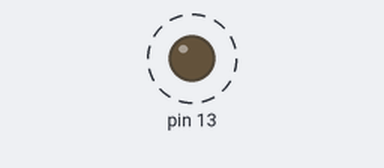
The sketch below on a simulated Arduino Uno, built with avr-gcc and run on an emulated ATmega328P. Shown: output pins drawn as LEDs (lit = HIGH). Dashed ring = blinking.

Above: at 0.19 s.
Timing chart, 0 to 3.0 s (numbered marks = the images above):
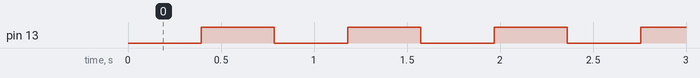

Measured:
- by itself, pin 13: alternates HIGH for 0.39 s and LOW for 0.39 s

The sketch:

pranali_02.ino
```cpp
volatile  char* IOPortB = (char*)0x24;
volatile char* LEDPortB = (char*)0x25;

int main(void) {
  *IOPortB = 0x20 ;


  while(1) {

       *LEDPortB = 0x00 ;
    for(unsigned long long int i=0 ; i < 100000 ; i++) {
          *LEDPortB = 0x00 ;
;
    }
    *LEDPortB = 0x20 ;
    for(unsigned long long int i=0 ; i <100000 ; i++) {
          *LEDPortB = 0x20 ;

    }

  }

}
```
